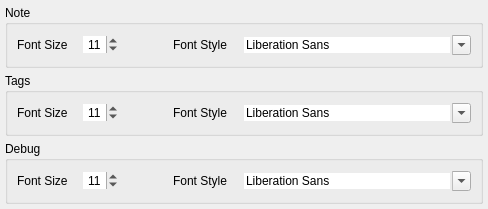
             <widget class="QWidget" name="tab_text">
              <attribute name="icon">
               <iconset resource="preference_icons.qrc">
                <normaloff>:/main/icons/case_sensitive.png</normaloff>:/main/icons/case_sensitive.png</iconset>
              </attribute>
              <attribute name="title">
               <string>Text</string>
              </attribute>
              <layout class="QVBoxLayout" name="verticalLayout_7">
               <property name="spacing">
                <number>5</number>
               </property>
               <property name="leftMargin">
                <number>5</number>
               </property>
               <property name="topMargin">
                <number>5</number>
               </property>
               <property name="rightMargin">
                <number>5</number>
               </property>
               <property name="bottomMargin">
                <number>5</number>
               </property>
               <item>
                <widget class="QGroupBox" name="groupBox__note">
                 <property name="title">
                  <string>Note</string>
                 </property>
                 <layout class="QVBoxLayout" name="verticalLayout_4">
                  <item>
                   <layout class="QHBoxLayout" name="horizontalLayout_17">
                    <property name="spacing">
                     <number>15</number>
                    </property>
                    <item>
                     <layout class="QHBoxLayout" name="horizontalLayout_18">
                      <item>
                       <widget class="QLabel" name="label__note_font_size">
                        <property name="text">
                         <string>Font Size</string>
                        </property>
                       </widget>
                      </item>
                      <item>
                       <widget class="QSpinBox" name="spinBox__note_font_size">
                        <property name="cursor">
                         <cursorShape>PointingHandCursor</cursorShape>
                        </property>
                        <property name="frame">
                         <bool>false</bool>
                        </property>
                        <property name="alignment">
                         <set>Qt::AlignCenter</set>
                        </property>
                        <property name="minimum">
                         <number>2</number>
                        </property>
                        <property name="maximum">
                         <number>50</number>
                        </property>
                        <property name="value">
                         <number>11</number>
                        </property>
                       </widget>
                      </item>
                     </layout>
                    </item>
                    <item>
                     <spacer name="horizontalSpacer_5">
                      <property name="orientation">
                       <enum>Qt::Horizontal</enum>
                      </property>
                      <property name="sizeHint" stdset="0">
                       <size>
                        <width>40</width>
                        <height>20</height>
                       </size>
                      </property>
                     </spacer>
                    </item>
                    <item>
                     <layout class="QHBoxLayout" name="horizontalLayout_19">
                      <item>
                       <widget class="QLabel" name="label__note_font_style">
                        <property name="text">
                         <string>Font Style</string>
                        </property>
                       </widget>
                      </item>
                      <item>
                       <widget class="QFontComboBox" name="fontComboBox__note_font_style">
                        <property name="cursor">
                         <cursorShape>PointingHandCursor</cursorShape>
                        </property>
                        <property name="frame">
                         <bool>false</bool>
                        </property>
                       </widget>
                      </item>
                     </layout>
                    </item>
                   </layout>
                  </item>
                 </layout>
                </widget>
               </item>
               <item>
                <widget class="QGroupBox" name="groupBox__tags">
                 <property name="title">
                  <string>Tags</string>
                 </property>
                 <layout class="QVBoxLayout" name="verticalLayout_5">
                  <item>
                   <layout class="QHBoxLayout" name="horizontalLayout_20">
                    <property name="spacing">
                     <number>15</number>
                    </property>
                    <item>
                     <layout class="QHBoxLayout" name="horizontalLayout_21">
                      <item>
                       <widget class="QLabel" name="label__tags_font_size">
                        <property name="text">
                         <string>Font Size</string>
                        </property>
                       </widget>
                      </item>
                      <item>
                       <widget class="QSpinBox" name="spinBox__tags_font_size">
                        <property name="cursor">
                         <cursorShape>PointingHandCursor</cursorShape>
                        </property>
                        <property name="frame">
                         <bool>false</bool>
                        </property>
                        <property name="alignment">
                         <set>Qt::AlignCenter</set>
                        </property>
                        <property name="minimum">
                         <number>2</number>
                        </property>
                        <property name="maximum">
                         <number>50</number>
                        </property>
                        <property name="value">
                         <number>11</number>
                        </property>
                       </widget>
                      </item>
                     </layout>
                    </item>
                    <item>
                     <spacer name="horizontalSpacer_6">
                      <property name="orientation">
                       <enum>Qt::Horizontal</enum>
                      </property>
                      <property name="sizeHint" stdset="0">
                       <size>
                        <width>40</width>
                        <height>20</height>
                       </size>
                      </property>
                     </spacer>
                    </item>
                    <item>
                     <layout class="QHBoxLayout" name="horizontalLayout_22">
                      <item>
                       <widget class="QLabel" name="label__tags_font_style">
                        <property name="text">
                         <string>Font Style</string>
                        </property>
                       </widget>
                      </item>
                      <item>
                       <widget class="QFontComboBox" name="fontComboBox__tags_font_style">
                        <property name="cursor">
                         <cursorShape>PointingHandCursor</cursorShape>
                        </property>
                        <property name="frame">
                         <bool>false</bool>
                        </property>
                       </widget>
                      </item>
                     </layout>
                    </item>
                   </layout>
                  </item>
                 </layout>
                </widget>
               </item>
               <item>
                <widget class="QGroupBox" name="groupBox__debug">
                 <property name="title">
                  <string>Debug</string>
                 </property>
                 <layout class="QVBoxLayout" name="verticalLayout_6">
                  <item>
                   <layout class="QHBoxLayout" name="horizontalLayout_23">
                    <property name="spacing">
                     <number>15</number>
                    </property>
                    <item>
                     <layout class="QHBoxLayout" name="horizontalLayout_24">
                      <item>
                       <widget class="QLabel" name="label__debug_font_size">
                        <property name="text">
                         <string>Font Size</string>
                        </property>
                       </widget>
                      </item>
                      <item>
                       <widget class="QSpinBox" name="spinBox__debug_font_size">
                        <property name="cursor">
                         <cursorShape>PointingHandCursor</cursorShape>
                        </property>
                        <property name="frame">
                         <bool>false</bool>
                        </property>
                        <property name="alignment">
                         <set>Qt::AlignCenter</set>
                        </property>
                        <property name="minimum">
                         <number>2</number>
                        </property>
                        <property name="maximum">
                         <number>50</number>
                        </property>
                        <property name="value">
                         <number>11</number>
                        </property>
                       </widget>
                      </item>
                     </layout>
                    </item>
                    <item>
                     <spacer name="horizontalSpacer_7">
                      <property name="orientation">
                       <enum>Qt::Horizontal</enum>
                      </property>
                      <property name="sizeHint" stdset="0">
                       <size>
                        <width>40</width>
                        <height>20</height>
                       </size>
                      </property>
                     </spacer>
                    </item>
                    <item>
                     <layout class="QHBoxLayout" name="horizontalLayout_25">
                      <item>
                       <widget class="QLabel" name="label__debug_font_style">
                        <property name="text">
                         <string>Font Style</string>
                        </property>
                       </widget>
                      </item>
                      <item>
                       <widget class="QFontComboBox" name="fontComboBox__debug_font_style">
                        <property name="cursor">
                         <cursorShape>PointingHandCursor</cursorShape>
                        </property>
                        <property name="frame">
                         <bool>false</bool>
                        </property>
                       </widget>
                      </item>
                     </layout>
                    </item>
                   </layout>
                  </item>
                 </layout>
                </widget>
               </item>
              </layout>
             </widget>
